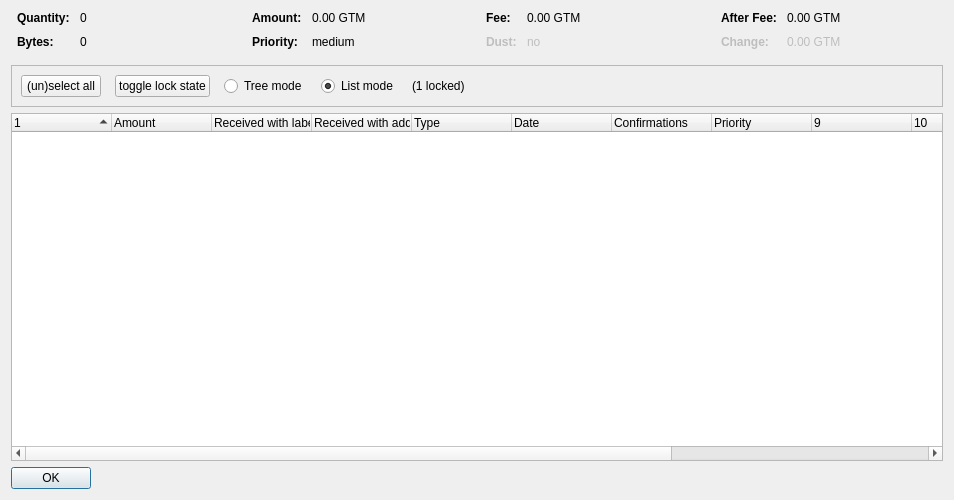
<?xml version="1.0" encoding="UTF-8"?>
<ui version="4.0">
 <class>CoinControlDialog</class>
 <widget class="QDialog" name="CoinControlDialog">
  <property name="geometry">
   <rect>
    <x>0</x>
    <y>0</y>
    <width>954</width>
    <height>500</height>
   </rect>
  </property>
  <property name="windowTitle">
   <string>Coin Selection</string>
  </property>
  <layout class="QVBoxLayout" name="verticalLayout">
   <item>
    <layout class="QHBoxLayout" name="horizontalLayoutTop" stretch="0,0,0,0">
     <property name="topMargin">
      <number>0</number>
     </property>
     <property name="bottomMargin">
      <number>10</number>
     </property>
     <item>
      <layout class="QFormLayout" name="formLayoutCoinControl1">
       <property name="horizontalSpacing">
        <number>10</number>
       </property>
       <property name="verticalSpacing">
        <number>10</number>
       </property>
       <property name="leftMargin">
        <number>6</number>
       </property>
       <property name="rightMargin">
        <number>6</number>
       </property>
       <item row="0" column="0">
        <widget class="QLabel" name="labelCoinControlQuantityText">
         <property name="font">
          <font>
           <weight>75</weight>
           <bold>true</bold>
          </font>
         </property>
         <property name="text">
          <string>Quantity:</string>
         </property>
        </widget>
       </item>
       <item row="0" column="1">
        <widget class="QLabel" name="labelCoinControlQuantity">
         <property name="cursor">
          <cursorShape>IBeamCursor</cursorShape>
         </property>
         <property name="contextMenuPolicy">
          <enum>Qt::ActionsContextMenu</enum>
         </property>
         <property name="text">
          <string notr="true">0</string>
         </property>
         <property name="textInteractionFlags">
          <set>Qt::LinksAccessibleByMouse|Qt::TextSelectableByKeyboard|Qt::TextSelectableByMouse</set>
         </property>
        </widget>
       </item>
       <item row="1" column="0">
        <widget class="QLabel" name="labelCoinControlBytesText">
         <property name="font">
          <font>
           <weight>75</weight>
           <bold>true</bold>
          </font>
         </property>
         <property name="text">
          <string>Bytes:</string>
         </property>
        </widget>
       </item>
       <item row="1" column="1">
        <widget class="QLabel" name="labelCoinControlBytes">
         <property name="cursor">
          <cursorShape>IBeamCursor</cursorShape>
         </property>
         <property name="contextMenuPolicy">
          <enum>Qt::ActionsContextMenu</enum>
         </property>
         <property name="text">
          <string notr="true">0</string>
         </property>
         <property name="textInteractionFlags">
          <set>Qt::LinksAccessibleByMouse|Qt::TextSelectableByKeyboard|Qt::TextSelectableByMouse</set>
         </property>
        </widget>
       </item>
      </layout>
     </item>
     <item>
      <layout class="QFormLayout" name="formLayoutCoinControl2">
       <property name="horizontalSpacing">
        <number>10</number>
       </property>
       <property name="verticalSpacing">
        <number>10</number>
       </property>
       <property name="leftMargin">
        <number>6</number>
       </property>
       <property name="rightMargin">
        <number>6</number>
       </property>
       <item row="0" column="0">
        <widget class="QLabel" name="labelCoinControlAmountText">
         <property name="font">
          <font>
           <weight>75</weight>
           <bold>true</bold>
          </font>
         </property>
         <property name="text">
          <string>Amount:</string>
         </property>
        </widget>
       </item>
       <item row="0" column="1">
        <widget class="QLabel" name="labelCoinControlAmount">
         <property name="cursor">
          <cursorShape>IBeamCursor</cursorShape>
         </property>
         <property name="contextMenuPolicy">
          <enum>Qt::ActionsContextMenu</enum>
         </property>
         <property name="text">
          <string notr="true">0.00 GTM</string>
         </property>
         <property name="textInteractionFlags">
          <set>Qt::LinksAccessibleByMouse|Qt::TextSelectableByKeyboard|Qt::TextSelectableByMouse</set>
         </property>
        </widget>
       </item>
       <item row="1" column="0">
        <widget class="QLabel" name="labelCoinControlPriorityText">
         <property name="font">
          <font>
           <weight>75</weight>
           <bold>true</bold>
          </font>
         </property>
         <property name="text">
          <string>Priority:</string>
         </property>
        </widget>
       </item>
       <item row="1" column="1">
        <widget class="QLabel" name="labelCoinControlPriority">
         <property name="cursor">
          <cursorShape>IBeamCursor</cursorShape>
         </property>
         <property name="contextMenuPolicy">
          <enum>Qt::ActionsContextMenu</enum>
         </property>
         <property name="text">
          <string>medium</string>
         </property>
         <property name="textInteractionFlags">
          <set>Qt::LinksAccessibleByMouse|Qt::TextSelectableByKeyboard|Qt::TextSelectableByMouse</set>
         </property>
        </widget>
       </item>
      </layout>
     </item>
     <item>
      <layout class="QFormLayout" name="formLayoutCoinControl3">
       <property name="horizontalSpacing">
        <number>10</number>
       </property>
       <property name="verticalSpacing">
        <number>10</number>
       </property>
       <property name="leftMargin">
        <number>6</number>
       </property>
       <property name="rightMargin">
        <number>6</number>
       </property>
       <item row="0" column="0">
        <widget class="QLabel" name="labelCoinControlFeeText">
         <property name="font">
          <font>
           <weight>75</weight>
           <bold>true</bold>
          </font>
         </property>
         <property name="text">
          <string>Fee:</string>
         </property>
        </widget>
       </item>
       <item row="0" column="1">
        <widget class="QLabel" name="labelCoinControlFee">
         <property name="cursor">
          <cursorShape>IBeamCursor</cursorShape>
         </property>
         <property name="contextMenuPolicy">
          <enum>Qt::ActionsContextMenu</enum>
         </property>
         <property name="text">
          <string notr="true">0.00 GTM</string>
         </property>
         <property name="textInteractionFlags">
          <set>Qt::LinksAccessibleByMouse|Qt::TextSelectableByKeyboard|Qt::TextSelectableByMouse</set>
         </property>
        </widget>
       </item>
       <item row="1" column="0">
        <widget class="QLabel" name="labelCoinControlLowOutputText">
         <property name="enabled">
          <bool>false</bool>
         </property>
         <property name="font">
          <font>
           <weight>75</weight>
           <bold>true</bold>
          </font>
         </property>
         <property name="text">
          <string>Dust:</string>
         </property>
        </widget>
       </item>
       <item row="1" column="1">
        <widget class="QLabel" name="labelCoinControlLowOutput">
         <property name="enabled">
          <bool>false</bool>
         </property>
         <property name="cursor">
          <cursorShape>IBeamCursor</cursorShape>
         </property>
         <property name="contextMenuPolicy">
          <enum>Qt::ActionsContextMenu</enum>
         </property>
         <property name="text">
          <string>no</string>
         </property>
         <property name="textInteractionFlags">
          <set>Qt::LinksAccessibleByMouse|Qt::TextSelectableByKeyboard|Qt::TextSelectableByMouse</set>
         </property>
        </widget>
       </item>
      </layout>
     </item>
     <item>
      <layout class="QFormLayout" name="formLayoutCoinControl4">
       <property name="horizontalSpacing">
        <number>10</number>
       </property>
       <property name="verticalSpacing">
        <number>10</number>
       </property>
       <property name="leftMargin">
        <number>6</number>
       </property>
       <property name="rightMargin">
        <number>6</number>
       </property>
       <item row="0" column="0">
        <widget class="QLabel" name="labelCoinControlAfterFeeText">
         <property name="font">
          <font>
           <weight>75</weight>
           <bold>true</bold>
          </font>
         </property>
         <property name="text">
          <string>After Fee:</string>
         </property>
        </widget>
       </item>
       <item row="0" column="1">
        <widget class="QLabel" name="labelCoinControlAfterFee">
         <property name="cursor">
          <cursorShape>IBeamCursor</cursorShape>
         </property>
         <property name="contextMenuPolicy">
          <enum>Qt::ActionsContextMenu</enum>
         </property>
         <property name="text">
          <string notr="true">0.00 GTM</string>
         </property>
         <property name="textInteractionFlags">
          <set>Qt::LinksAccessibleByMouse|Qt::TextSelectableByKeyboard|Qt::TextSelectableByMouse</set>
         </property>
        </widget>
       </item>
       <item row="1" column="0">
        <widget class="QLabel" name="labelCoinControlChangeText">
         <property name="enabled">
          <bool>false</bool>
         </property>
         <property name="font">
          <font>
           <weight>75</weight>
           <bold>true</bold>
          </font>
         </property>
         <property name="text">
          <string>Change:</string>
         </property>
        </widget>
       </item>
       <item row="1" column="1">
        <widget class="QLabel" name="labelCoinControlChange">
         <property name="enabled">
          <bool>false</bool>
         </property>
         <property name="cursor">
          <cursorShape>IBeamCursor</cursorShape>
         </property>
         <property name="contextMenuPolicy">
          <enum>Qt::ActionsContextMenu</enum>
         </property>
         <property name="text">
          <string notr="true">0.00 GTM</string>
         </property>
         <property name="textInteractionFlags">
          <set>Qt::LinksAccessibleByMouse|Qt::TextSelectableByKeyboard|Qt::TextSelectableByMouse</set>
         </property>
        </widget>
       </item>
      </layout>
     </item>
    </layout>
   </item>
   <item>
    <widget class="QFrame" name="frame">
     <property name="minimumSize">
      <size>
       <width>0</width>
       <height>40</height>
      </size>
     </property>
     <property name="frameShape">
      <enum>QFrame::StyledPanel</enum>
     </property>
     <property name="frameShadow">
      <enum>QFrame::Sunken</enum>
     </property>
     <layout class="QHBoxLayout" name="horizontalLayout">
      <item>
       <layout class="QHBoxLayout" name="horizontalLayoutPanel" stretch="0,0,0,0,0,0">
        <property name="spacing">
         <number>14</number>
        </property>
        <item>
         <widget class="QPushButton" name="pushButtonSelectAll">
          <property name="sizePolicy">
           <sizepolicy hsizetype="Maximum" vsizetype="Fixed">
            <horstretch>0</horstretch>
            <verstretch>0</verstretch>
           </sizepolicy>
          </property>
          <property name="text">
           <string>(un)select all</string>
          </property>
          <property name="autoDefault">
           <bool>false</bool>
          </property>
         </widget>
        </item>
        <item>
         <widget class="QPushButton" name="pushButtonToggleLock">
          <property name="sizePolicy">
           <sizepolicy hsizetype="Maximum" vsizetype="Fixed">
            <horstretch>0</horstretch>
            <verstretch>0</verstretch>
           </sizepolicy>
          </property>
          <property name="text">
           <string>toggle lock state</string>
          </property>
          <property name="autoDefault">
           <bool>false</bool>
          </property>
         </widget>
        </item>
        <item>
         <widget class="QRadioButton" name="radioTreeMode">
          <property name="sizePolicy">
           <sizepolicy hsizetype="Maximum" vsizetype="Fixed">
            <horstretch>0</horstretch>
            <verstretch>0</verstretch>
           </sizepolicy>
          </property>
          <property name="text">
           <string>Tree mode</string>
          </property>
         </widget>
        </item>
        <item>
         <widget class="QRadioButton" name="radioListMode">
          <property name="sizePolicy">
           <sizepolicy hsizetype="Maximum" vsizetype="Fixed">
            <horstretch>0</horstretch>
            <verstretch>0</verstretch>
           </sizepolicy>
          </property>
          <property name="text">
           <string>List mode</string>
          </property>
          <property name="checked">
           <bool>true</bool>
          </property>
         </widget>
        </item>
        <item>
         <widget class="QLabel" name="labelLocked">
          <property name="text">
           <string>(1 locked)</string>
          </property>
         </widget>
        </item>
        <item>
         <spacer name="horizontalSpacer">
          <property name="orientation">
           <enum>Qt::Horizontal</enum>
          </property>
          <property name="sizeHint" stdset="0">
           <size>
            <width>40</width>
            <height>20</height>
           </size>
          </property>
         </spacer>
        </item>
       </layout>
      </item>
     </layout>
    </widget>
   </item>
   <item>
    <widget class="CoinControlTreeWidget" name="treeWidget">
     <property name="contextMenuPolicy">
      <enum>Qt::CustomContextMenu</enum>
     </property>
     <property name="sortingEnabled">
      <bool>false</bool>
     </property>
     <property name="columnCount">
      <number>13</number>
     </property>
     <attribute name="headerShowSortIndicator" stdset="0">
      <bool>true</bool>
     </attribute>
     <attribute name="headerStretchLastSection">
      <bool>false</bool>
     </attribute>
     <column>
      <property name="text">
       <string/>
      </property>
     </column>
     <column>
      <property name="text">
       <string>Amount</string>
      </property>
     </column>
     <column>
      <property name="text">
       <string>Received with label</string>
      </property>
     </column>
     <column>
      <property name="text">
       <string>Received with address</string>
      </property>
     </column>
     <column>
      <property name="text">
       <string>Type</string>
      </property>
     </column>
     <column>
      <property name="text">
       <string>Date</string>
      </property>
     </column>
     <column>
      <property name="text">
       <string>Confirmations</string>
      </property>
      <property name="toolTip">
       <string>Confirmed</string>
      </property>
     </column>
     <column>
      <property name="text">
       <string>Priority</string>
      </property>
     </column>
     <column>
      <property name="text">
       <string/>
      </property>
     </column>
     <column>
      <property name="text">
       <string/>
      </property>
     </column>
     <column>
      <property name="text">
       <string/>
      </property>
     </column>
     <column>
      <property name="text">
       <string/>
      </property>
     </column>
     <column>
      <property name="text">
       <string/>
      </property>
     </column>
    </widget>
   </item>
   <item>
    <widget class="QDialogButtonBox" name="buttonBox">
     <property name="sizePolicy">
      <sizepolicy hsizetype="Maximum" vsizetype="Fixed">
       <horstretch>0</horstretch>
       <verstretch>0</verstretch>
      </sizepolicy>
     </property>
     <property name="orientation">
      <enum>Qt::Horizontal</enum>
     </property>
     <property name="standardButtons">
      <set>QDialogButtonBox::Ok</set>
     </property>
    </widget>
   </item>
  </layout>
 </widget>
 <customwidgets>
  <customwidget>
   <class>CoinControlTreeWidget</class>
   <extends>QTreeWidget</extends>
   <header>coincontroltreewidget.h</header>
  </customwidget>
 </customwidgets>
 <resources/>
 <connections/>
</ui>
